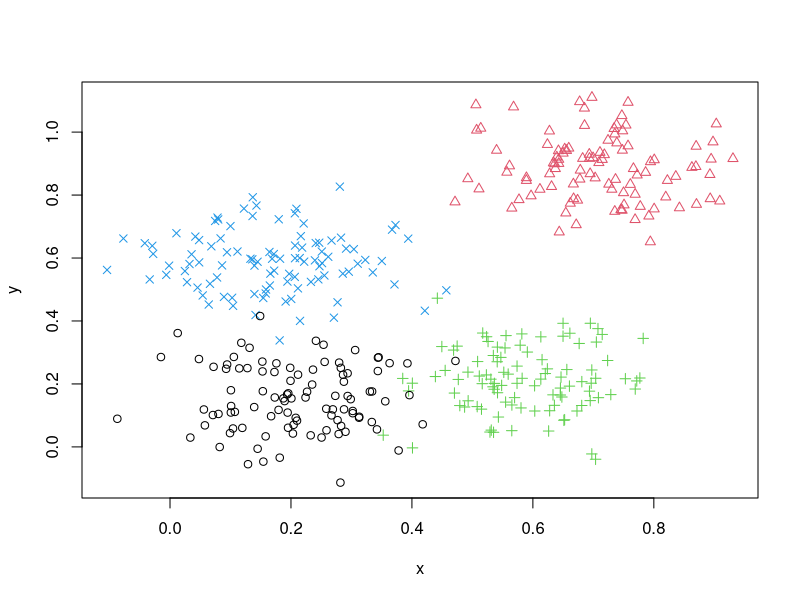
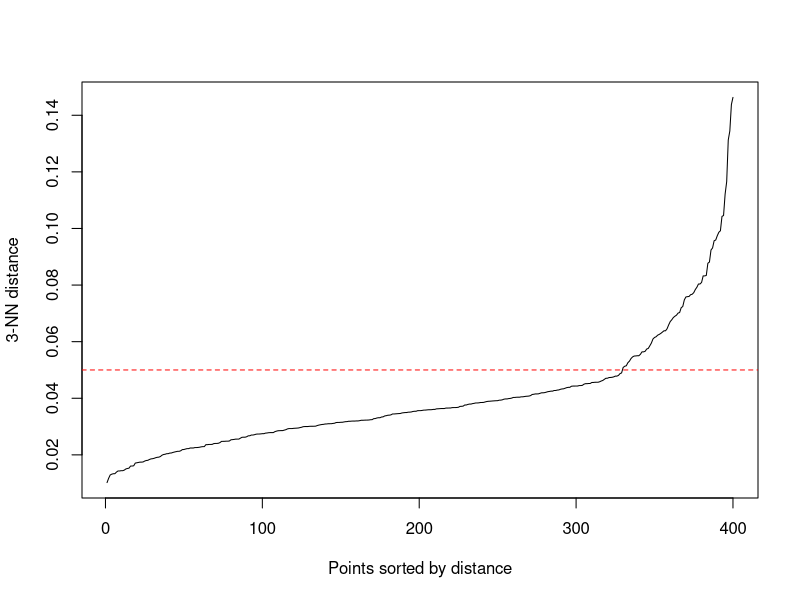
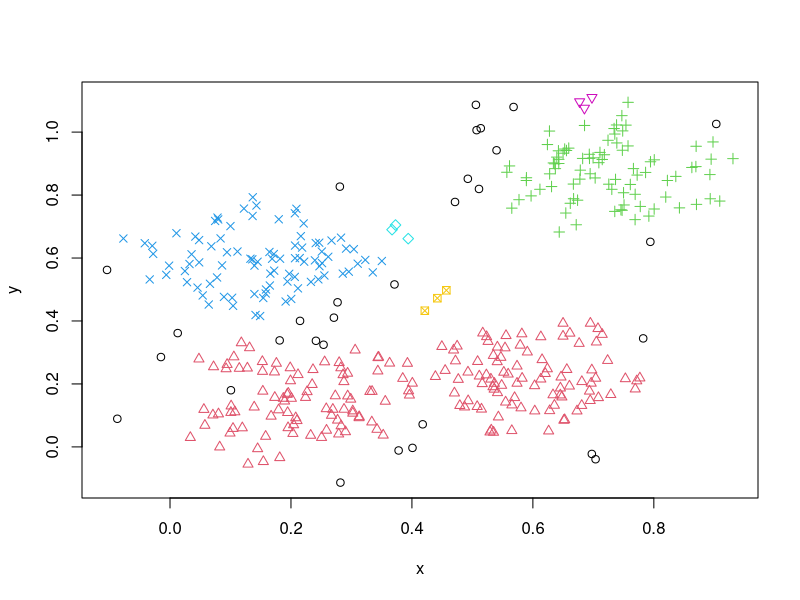
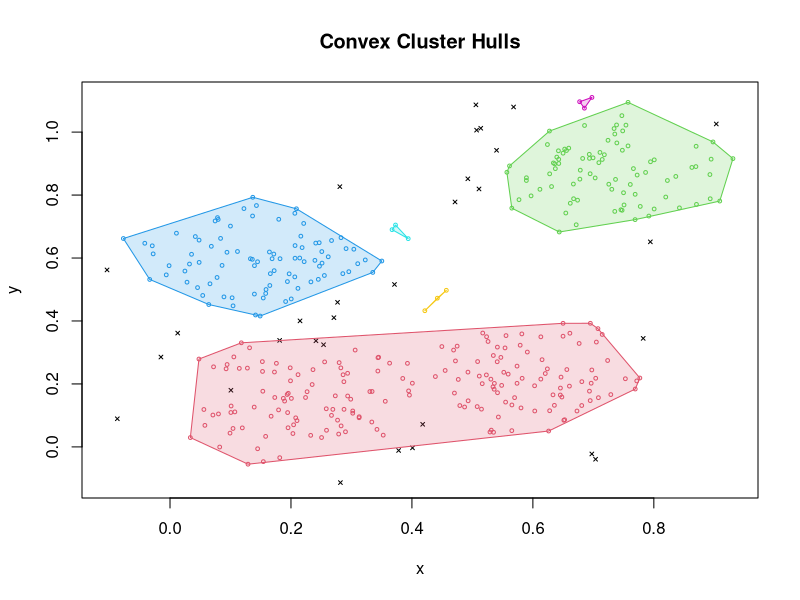
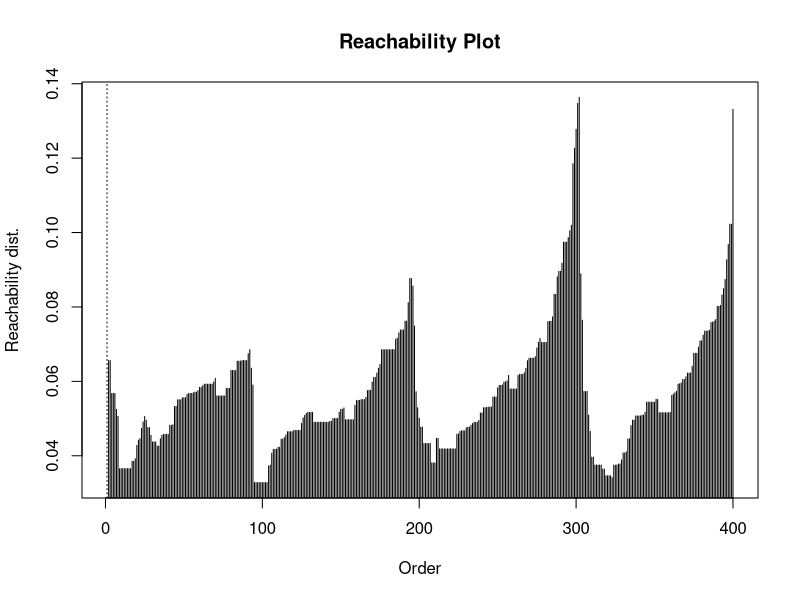
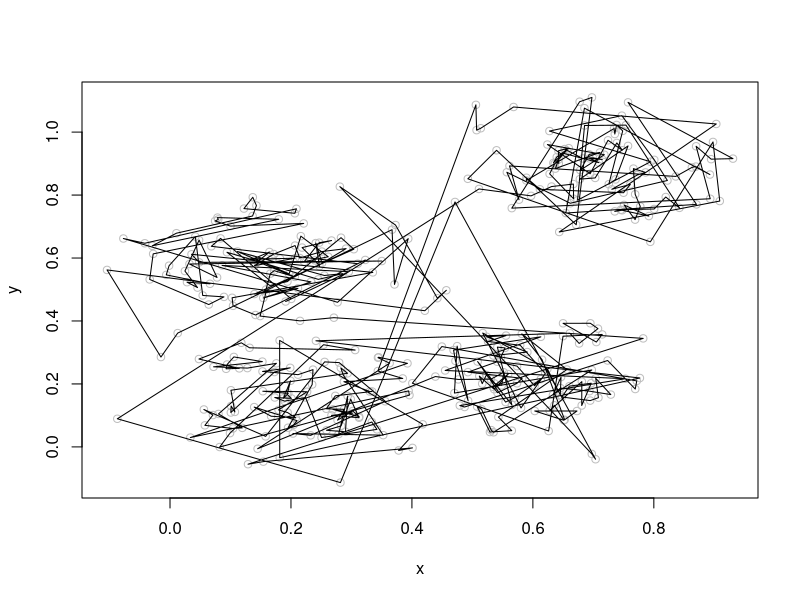
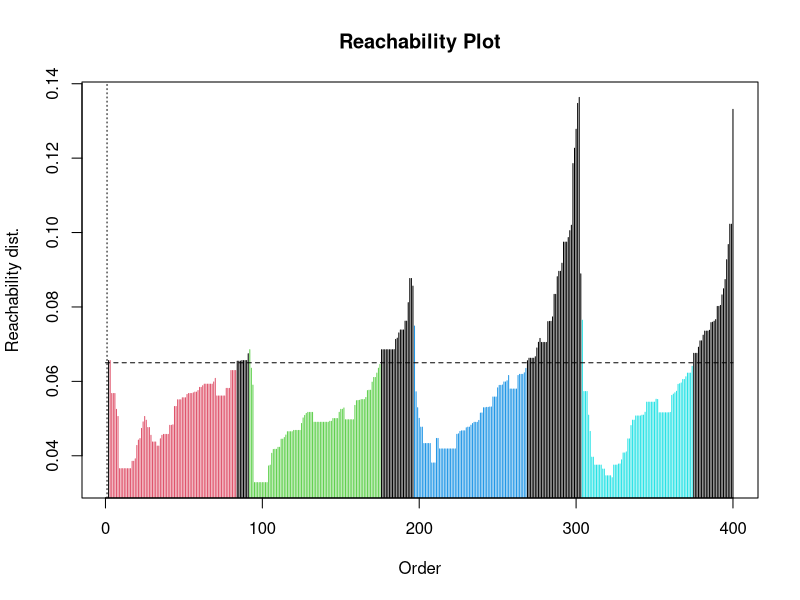
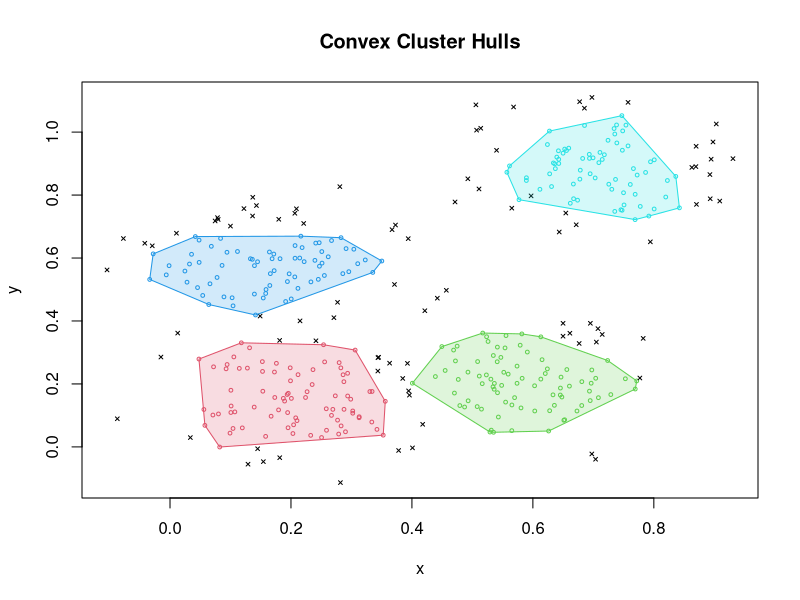

The R source for these figures, in order:
### R code from vignette source 'dbscan.Rnw'
### Encoding: UTF-8

###################################################
### code chunk number 1: dbscan.Rnw:585-586
###################################################
options(width = 75)


###################################################
### code chunk number 2: dbscan.Rnw:589-600
###################################################
library("dbscan")

set.seed(2)
n <- 400

x <- cbind(
  x = runif(4, 0, 1) + rnorm(n, sd = 0.1),
  y = runif(4, 0, 1) + rnorm(n, sd = 0.1)
  )

true_clusters <- rep(1:4, time = 100)


###################################################
### code chunk number 3: sampleData
###################################################
plot(x, col = true_clusters, pch = true_clusters)


###################################################
### code chunk number 4: kNNdistplot
###################################################
kNNdistplot(x, k = 3)
abline(h=.05, col = "red", lty=2)


###################################################
### code chunk number 5: dbscan.Rnw:634-636
###################################################
res <- dbscan(x, eps = 0.05, minPts = 3)
res


###################################################
### code chunk number 6: dbscanPlot
###################################################
plot(x, col = res$cluster + 1L, pch = res$cluster + 1L)


###################################################
### code chunk number 7: dbscanHullPlot
###################################################
hullplot(x, res)


###################################################
### code chunk number 8: dbscan.Rnw:683-684
###################################################
predict(res, x[1:25,], data = x)


###################################################
### code chunk number 9: dbscan.Rnw:693-695
###################################################
res <- optics(x, eps = 10, minPts = 10)
res


###################################################
### code chunk number 10: dbscan.Rnw:700-701
###################################################
head(res$order, n = 15)


###################################################
### code chunk number 11: opticsReachPlot
###################################################
plot(res)


###################################################
### code chunk number 12: opticsOrder
###################################################
plot(x, col = "grey")
polygon(x[res$order,], )


###################################################
### code chunk number 13: extractDBSCANReachPlot2
###################################################
res <- extractDBSCAN(res, eps_cl = .065)
plot(res)


###################################################
### code chunk number 14: extractDBSCANHullPlot2
###################################################
hullplot(x, res)


###################################################
### code chunk number 15: dbscan.Rnw:767-769
###################################################
res <- extractXi(res, xi = 0.05)
res


###################################################
### code chunk number 16: dbscan.Rnw:774-775
###################################################
res$clusters_xi


###################################################
### code chunk number 17: extractXiReachPlot
###################################################
plot(res)


###################################################
### code chunk number 18: extractXiHullPlot
###################################################
hullplot(x, res)


###################################################
### code chunk number 19: dbscan.Rnw:847-849
###################################################
dend <- as.dendrogram(res)
dend


###################################################
### code chunk number 20: opticsDendrogram
###################################################
plot(dend, ylab = "Reachability dist.", leaflab = "none")
